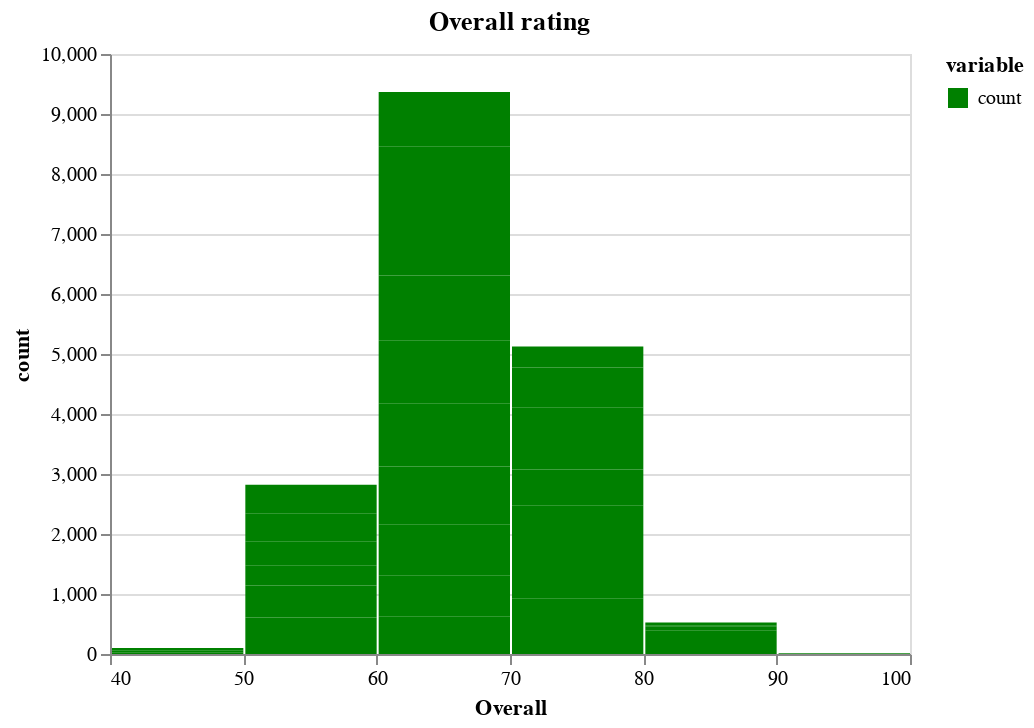

This figure's notebook cell:
### Markdown cell above
<h2><span style="color: #00ff00;">Graficamos los datos</span></h2>
<p>Con los valores filtrados procedmos a graficar</p>

### Code cell
alt.Chart(df_overall.melt('overall_rating')).mark_bar().encode(
    x=alt.X('overall_rating',bin=alt.Bin(maxbins=5),title='Overall'),
    y=alt.Y('value',title='count'),
    color=alt.Color('variable',scale=alt.Scale(domain=['count'],range=['green']))
).properties(title='Overall rating').interactive()

### Figure 1 — Vega-Lite specification as saved in the notebook (floating-point values rounded to 4 significant figures)
{"config": {"view": {"continuousWidth": 400, "continuousHeight": 300}}, "data": {"name": "data-a98f6a450bd3d8bf2943476dadc74ead"}, "mark": "bar", "encoding": {"color": {"type": "nominal", "field": "variable", "scale": {"domain": ["count"], "range": ["green"]}}, "x": {"type": "quantitative", "bin": {"maxbins": 5}, "field": "overall_rating", "title": "Overall"}, "y": {"type": "quantitative", "field": "value", "title": "count"}}, "selection": {"selector001": {"type": "interval", "bind": "scales", "encodings": ["x", "y"]}}, "title": "Overall rating", "$schema": "https://vega.github.io/schema/vega-lite/v4.8.1.json", "datasets": {"data-a98f6a450bd3d8bf2943476dadc74ead": [{"overall_rating": 47, "variable": "count", "value": 21}, {"overall_rating": 48, "variable": "count", "value": 33}, {"overall_rating": 49, "variable": "count", "value": 45}, {"overall_rating": 50, "variable": "count", "value": 98}, {"overall_rating": 51, "variable": "count", "value": 120}, {"overall_rating": 52, "variable": "count", "value": 165}, {"overall_rating": 53, "variable": "count", "value": 227}, {"overall_rating": 54, "variable": "count", "value": 255}, {"overall_rating": 55, "variable": "count", "value": 276}, {"overall_rating": 56, "variable": "count", "value": 331}, {"overall_rating": 57, "variable": "count", "value": 408}, {"overall_rating": 58, "variable": "count", "value": 458}, {"overall_rating": 59, "variable": "count", "value": 484}, {"overall_rating": 60, "variable": "count", "value": 621}, {"overall_rating": 61, "variable": "count", "value": 691}, {"overall_rating": 62, "variable": "count", "value": 849}, {"overall_rating": 63, "variable": "count", "value": 963}, {"overall_rating": 64, "variable": "count", "value": 1057}, {"overall_rating": 65, "variable": "count", "value": 1041}, {"overall_rating": 66, "variable": "count", "value": 1088}, {"overall_rating": 67, "variable": "count", "value": 1074}, {"overall_rating": 68, "variable": "count", "value": 1071}, {"overall_rating": 69, "variable": "count", "value": 911}, {"overall_rating": 70, "variable": "count", "value": 930}, {"overall_rating": 71, "variable": "count", "value": 804}, {"overall_rating": 72, "variable": "count", "value": 736}, {"overall_rating": 73, "variable": "count", "value": 605}, {"overall_rating": 74, "variable": "count", "value": 560}, {"overall_rating": 75, "variable": "count", "value": 477}, {"overall_rating": 76, "variable": "count", "value": 373}, {"overall_rating": 77, "variable": "count", "value": 288}, {"overall_rating": 78, "variable": "count", "value": 175}, {"overall_rating": 79, "variable": "count", "value": 178}, {"overall_rating": 80, "variable": "count", "value": 134}, {"overall_rating": 81, "variable": "count", "value": 83}, {"overall_rating": 82, "variable": "count", "value": 100}, {"overall_rating": 83, "variable": "count", "value": 72}, {"overall_rating": 84, "variable": "count", "value": 44}, {"overall_rating": 85, "variable": "count", "value": 31}, {"overall_rating": 86, "variable": "count", "value": 17}, {"overall_rating": 87, "variable": "count", "value": 18}, {"overall_rating": 88, "variable": "count", "value": 16}, {"overall_rating": 89, "variable": "count", "value": 10}, {"overall_rating": 90, "variable": "count", "value": 8}, {"overall_rating": 91, "variable": "count", "value": 5}, {"overall_rating": 92, "variable": "count", "value": 1}, {"overall_rating": 94, "variable": "count", "value": 2}]}}
